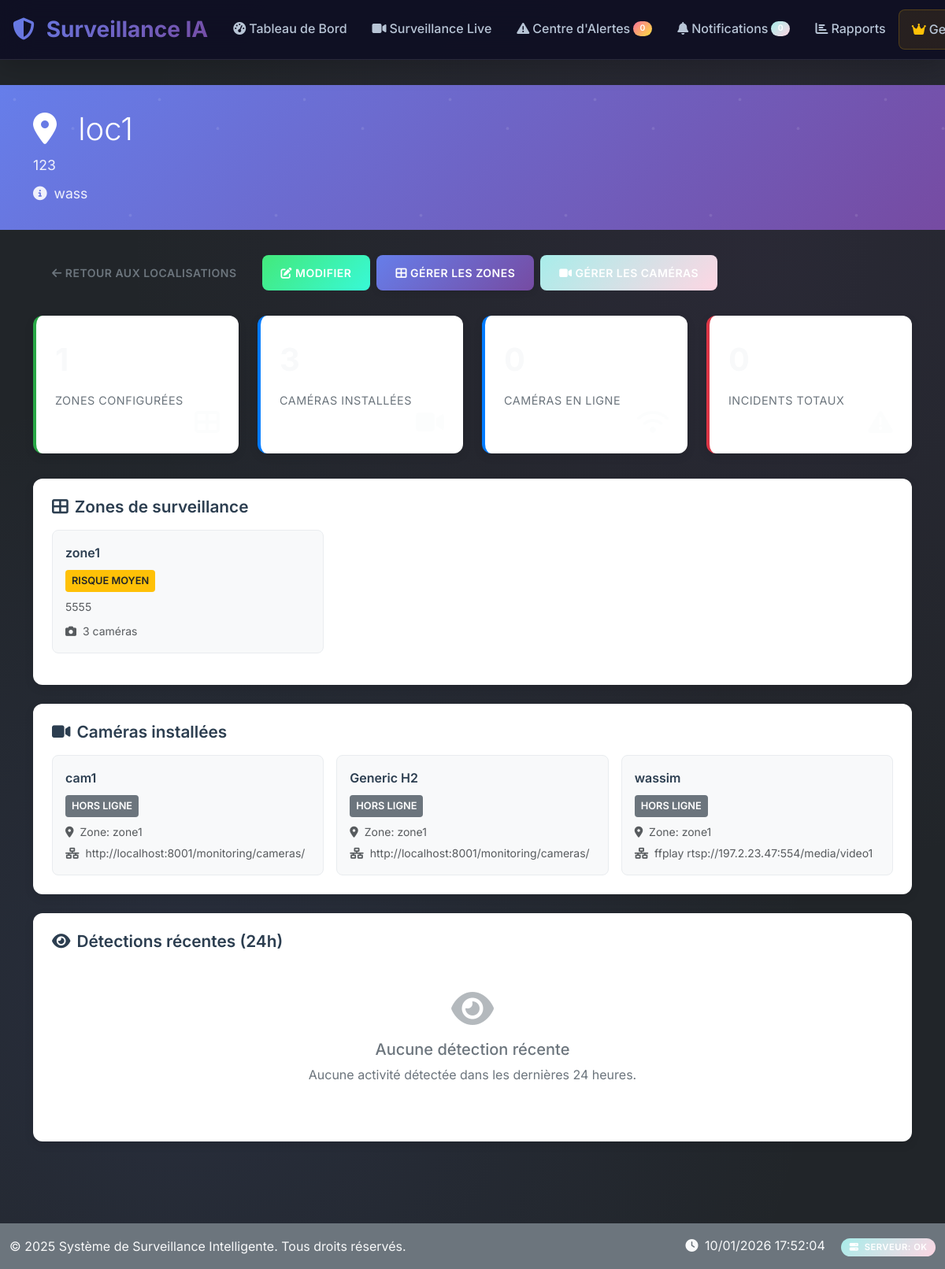
Screenshot of /monitoring/locations/4/ (signed in) with the database file from the repository.
### monitoring/models.py (models this page shows, shortened)
class Location(models.Model):
    company = models.ForeignKey('companies.Company', on_delete=models.CASCADE, related_name='locations', verbose_name="Entreprise", null=True, blank=True)
    subcompany = models.ForeignKey('companies.SubCompany', on_delete=models.CASCADE, related_name='locations', verbose_name="Sous-entreprise", null=True, blank=True)
    name = models.CharField(max_length=200, verbose_name="Nom du lieu")
    address = models.TextField(verbose_name="Adresse")
    description = models.TextField(blank=True, verbose_name="Description")
    created_at = models.DateTimeField(auto_now_add=True)
    is_active = models.BooleanField(default=True)
    class Meta:
        verbose_name = "Lieu"
        verbose_name_plural = "Lieux"

class Zone(models.Model):
    RISK_LEVELS = [
        ('high', 'Risque élevé'),
        ('medium', 'Risque moyen'),
        ('low', 'Risque faible'),
    ]
    location = models.ForeignKey(Location, on_delete=models.CASCADE, related_name='zones')
    name = models.CharField(max_length=100, verbose_name="Nom de la zone")
    risk_level = models.CharField(max_length=10, choices=RISK_LEVELS, default='medium')
    coordinates = models.JSONField(help_text="Coordonnées de la zone [x1,y1,x2,y2]")
    description = models.TextField(blank=True)
    is_active = models.BooleanField(default=True)
    class Meta:
        verbose_name = "Zone"
        verbose_name_plural = "Zones"

class Camera(models.Model):
    STATUS_CHOICES = [
        ('online', 'En ligne'),
        ('offline', 'Hors ligne'),
        ('maintenance', 'Maintenance'),
        ('error', 'Erreur'),
    ]
    location = models.ForeignKey(Location, on_delete=models.CASCADE, related_name='cameras')
    zone = models.ForeignKey(Zone, on_delete=models.CASCADE, related_name='cameras')
    name = models.CharField(max_length=100, verbose_name="Nom de la caméra")
    ip_address = models.CharField(max_length=255, verbose_name="Adresse IP ou URL", help_text="Adresse IP (ex: 192.168.1.100) ou URL complète")
    port = models.PositiveIntegerField(default=554)
    username = models.CharField(max_length=100, blank=True)
    password = models.CharField(max_length=100, blank=True)
    stream_url = models.URLField(help_text="URL de streaming RTSP/HTTP")
    status = models.CharField(max_length=20, choices=STATUS_CHOICES, default='offline')
    resolution = models.CharField(max_length=20, default='1920x1080')
    fps = models.PositiveIntegerField(default=30)
    last_seen = models.DateTimeField(null=True, blank=True)
    is_ai_enabled = models.BooleanField(default=True, verbose_name="IA activée")
    created_at = models.DateTimeField(auto_now_add=True)
    class Meta:
        verbose_name = "Caméra"
        verbose_name_plural = "Caméras"

### monitoring/views.py (the view)
# urls.py: path('locations/<int:location_id>/', views.location_detail, name='location_detail'),
@login_required
def location_detail(request, location_id):
    location_filter = {}
    if hasattr(request, 'current_company') and request.current_company:
        location_filter['company'] = request.current_company
    location = get_object_or_404(Location, id=location_id, **location_filter)
    zones = location.zones.filter(is_active=True)
    cameras = Camera.objects.filter(location=location)
    incidents = location.incidents.all()
    now = timezone.now()
    recent_detections = DetectionEvent.objects.filter(
        camera__location=location,
        detected_at__gte=now - timedelta(hours=24)
    ).order_by('-detected_at')[:10]
    context = {
        'location': location,
        'zones': zones,
        'cameras': cameras,
        'incidents': incidents,
        'recent_detections': recent_detections,
        'stats': {
            'total_zones': zones.count(),
            'total_cameras': cameras.count(),
            'online_cameras': cameras.filter(status='online').count(),
            'total_incidents': incidents.count(),
            'recent_detections': recent_detections.count(),
        }
    }
    return render(request, 'monitoring/location_detail.html', context)

### companies/models.py (called while the page is built)
    @property
    def is_owner(self):
        return self.role == 'owner'

    @property
    def is_manager(self):
        return self.role == 'manager'

    def get_accessible_subcompanies(self):
        if self.is_owner:
            return SubCompany.objects.filter(is_active=True)
        elif self.is_manager:
            assigned_subcompanies = self.subcompanies.filter(is_active=True)
            if assigned_subcompanies.exists():
                return assigned_subcompanies
            else:
                return self.company.subcompanies.filter(is_active=True)
        else:
            return self.subcompanies.filter(is_active=True)

### templates/monitoring/location_detail.html (shortened to what this page needs)
{% extends 'base.html' %}
{% load static %}
{% block content %}
<div class="location-header">
    <div class="container">
        <h1>
            <i class="fas fa-map-marker-alt me-3"></i>
            {{ location.name }}
        </h1>
        <p>{{ location.address }}</p>
        {% if location.description %}
            <p><i class="fas fa-info-circle me-1"></i> {{ location.description }}</p>
        {% endif %}
    </div>
</div>
<div class="container">
    <div class="btn-group-actions">
        <a href="{% url 'monitoring:locations' %}" class="btn btn-outline-secondary">
            <i class="fas fa-arrow-left"></i> Retour aux localisations
        </a>
        <button onclick="editLocation({{ location.id }})" class="btn btn-warning">
            <i class="fas fa-edit"></i> Modifier
        </button>
        <a href="{% url 'monitoring:zones' %}?location={{ location.id }}" class="btn btn-primary">
            <i class="fas fa-th-large"></i> Gérer les zones
        </a>
        <a href="{% url 'monitoring:cameras' %}?location={{ location.id }}" class="btn btn-info">
            <i class="fas fa-video"></i> Gérer les caméras
        </a>
    </div>
    <div class="stats-grid">
        <div class="stat-card zones">
            <div class="stat-number">{{ stats.total_zones }}</div>
            <div class="stat-label">Zones configurées</div>
            <i class="fas fa-th-large stat-icon"></i>
        </div>
        <div class="stat-card cameras">
            <div class="stat-number">{{ stats.total_cameras }}</div>
            <div class="stat-label">Caméras installées</div>
            <i class="fas fa-video stat-icon"></i>
        </div>
        <div class="stat-card cameras">
            <div class="stat-number">{{ stats.online_cameras }}</div>
            <div class="stat-label">Caméras en ligne</div>
            <i class="fas fa-wifi stat-icon"></i>
        </div>
        <div class="stat-card incidents">
            <div class="stat-number">{{ stats.total_incidents }}</div>
            <div class="stat-label">Incidents totaux</div>
            <i class="fas fa-exclamation-triangle stat-icon"></i>
        </div>
    </div>
    <div class="content-section">
        <h3 class="section-title">
            <i class="fas fa-th-large"></i>
            Zones de surveillance
        </h3>
        {% if zones %}
            <div class="zone-grid">
                {% for zone in zones %}
                    <div class="zone-item">
                        <div class="zone-name">{{ zone.name }}</div>
                        <div class="mb-2">
                            <span class="zone-risk risk-{{ zone.risk_level }}">
                                {{ zone.get_risk_level_display }}
                            </span>
                        </div>
                        {% if zone.description %}
                            <p class="small text-muted mb-2">{{ zone.description|truncatechars:80 }}</p>
                        {% endif %}
                        <div class="small text-muted">
                            <i class="fas fa-camera me-1"></i>
                            {{ zone.cameras.count }} caméra{{ zone.cameras.count|pluralize }}
                        </div>
                    </div>
                {% endfor %}
            </div>
        {% endif %}
    </div>
    <div class="content-section">
        <h3 class="section-title">
            <i class="fas fa-video"></i>
            Caméras installées
        </h3>
        {% if cameras %}
            <div class="camera-grid">
                {% for camera in cameras %}
                    <div class="camera-item">
                        <div class="camera-name">{{ camera.name }}</div>
                        <div class="mb-2">
                            <span class="camera-status status-{{ camera.status }}">
                                {{ camera.get_status_display }}
                            </span>
                        </div>
                        <div class="small text-muted mb-1">
                            <i class="fas fa-map-marker-alt me-1"></i>
                            Zone: {{ camera.zone.name }}
                        </div>
                        <div class="small text-muted">
                            <i class="fas fa-network-wired me-1"></i>
                            {{ camera.ip_address }}
                        </div>
                    </div>
                {% endfor %}
            </div>
        {% endif %}
    </div>
    <div class="content-section">
        <h3 class="section-title">
            <i class="fas fa-eye"></i>
            Détections récentes (24h)
        </h3>
        {% if recent_detections %}
            <div class="detection-list">
                {% for detection in recent_detections %}
                    <div class="detection-item">
                        <div class="detection-icon" style="background:
                            {% if detection.severity == 'critical' %}#dc3545
                            {% elif detection.severity == 'high' %}#fd7e14
                            {% elif detection.severity == 'medium' %}#ffc107
                            {% else %}#28a745{% endif %};">
                            <i class="fas fa-exclamation-triangle"></i>
                        </div>
                        <div class="detection-info">
                            <div class="detection-type">{{ detection.get_event_type_display }}</div>
                            <div class="detection-time">
                                {{ detection.detected_at|timesince }} -
                                {{ detection.camera.name }} ({{ detection.zone.name }})
                            </div>
                        </div>
                        <div class="text-end">
                            <small class="text-muted">{{ detection.confidence|floatformat:0 }}%</small>
                        </div>
                    </div>
                {% endfor %}
            </div>
        {% else %}
            <div class="empty-state">
                <i class="fas fa-eye"></i>
                <h5>Aucune détection récente</h5>
                <p>Aucune activité détectée dans les dernières 24 heures.</p>
            </div>
        {% endif %}
    </div>
</div>
{% endblock %}

### static/css/surveillance.css (style rules this page uses)
:root { --primary-gradient: linear-gradient(135deg, #667eea 0%, #764ba2 100%); --secondary-gradient: linear-gradient(135deg, #f093fb 0%, #f5576c 100%); --success-gradient: linear-gradient(135deg, #4facfe 0%, #00f2fe 100%); --warning-gradient: linear-gradient(135deg, #43e97b 0%, #38f9d7 100%); --danger-gradient: linear-gradient(135deg, #fa709a 0%, #fee140 100%); --info-gradient: linear-gradient(135deg, #a8edea 0%, #fed6e3 100%); --primary-color: #667eea; --secondary-color: #764ba2; --accent-color: #f093fb; --dark-bg: #0f0f23; --card-bg: rgba(255, 255, 255, 0.05); --glass-bg: rgba(255, 255, 255, 0.1); --nav-bg: rgba(15, 15, 35, 0.95); --text-primary: #ffffff; --text-secondary: #b8c5d6; --text-muted: #8892b0; --shadow-sm: 0 2px 8px rgba(0, 0, 0, 0.1); --shadow-md: 0 8px 32px rgba(0, 0, 0, 0.2); --shadow-lg: 0 16px 64px rgba(0, 0, 0, 0.3); --shadow-glow: 0 0 20px rgba(102, 126, 234, 0.3); --border-radius: 16px; --border-radius-sm: 8px; --border-radius-lg: 24px; --transition-fast: all 0.2s cubic-bezier(0.4, 0, 0.2, 1); --transition-smooth: all 0.3s cubic-bezier(0.4, 0, 0.2, 1); --transition-slow: all 0.5s cubic-bezier(0.4, 0, 0.2, 1); }
* { box-sizing: border-box; }
body { font-family: 'Inter', 'SF Pro Display', -apple-system, BlinkMacSystemFont, sans-serif; background: var(--dark-bg); background-image: radial-gradient(circle at 20% 80%, rgba(102, 126, 234, 0.1) 0%, transparent 50%), radial-gradient(circle at 80% 20%, rgba(118, 75, 162, 0.1) 0%, transparent 50%); color: var(--text-primary); line-height: 1.6; font-weight: 400; overflow-x: hidden; padding-top: 76px; }
.btn { font-weight: 600; border-radius: var(--border-radius-sm); padding: 0.75rem 1.5rem; border: none; transition: var(--transition-smooth); position: relative; overflow: hidden; text-transform: uppercase; letter-spacing: 0.5px; font-size: 0.875rem; }
.btn::before { content: ''; position: absolute; top: 0; left: -100%; width: 100%; height: 100%; background: linear-gradient(90deg, transparent, rgba(255, 255, 255, 0.2), transparent); transition: var(--transition-smooth); }
.btn-primary { background: var(--primary-gradient); color: white; box-shadow: var(--shadow-sm); }
.btn-warning { background: var(--warning-gradient); color: white; }
.btn-info { background: var(--info-gradient); color: white; }
.zone-item { background: var(--card-bg); backdrop-filter: blur(20px); border: 1px solid rgba(255, 255, 255, 0.1); border-radius: var(--border-radius); padding: 1.5rem; margin-bottom: 1rem; transition: var(--transition-smooth); cursor: pointer; position: relative; overflow: hidden; }
.zone-item::before { content: ''; position: absolute; top: 0; left: -100%; width: 100%; height: 100%; background: linear-gradient(90deg, transparent, rgba(102, 126, 234, 0.1), transparent); transition: var(--transition-slow); }
.status-offline { color: #fa709a; }

### rows the page displays
Location: name "loc1", address "123", description "wass"
Zone: name "zone1", risk_level "RISQUE MOYEN", description "5555", cameras.count "3"
Camera: name "cam1", status "HORS LIGNE", zone.name "zone1", ip_address "http://localhost:8001/monitoring/cameras/"
Camera: name "Generic H2", status "HORS LIGNE", zone.name "zone1", ip_address "http://localhost:8001/monitoring/cameras/"
Camera: name "wassim", status "HORS LIGNE", zone.name "zone1", ip_address "ffplay rtsp://197.2.23.47:554/media/video1"
